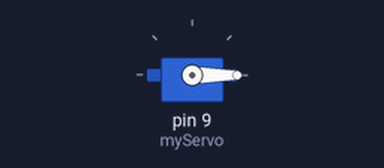
Simulated run of this sketch. Board: Arduino Uno, built with avr-gcc and run on an emulated ATmega328P. Shown: servo.

Above: at 0.55 s.
At 1.55 s:
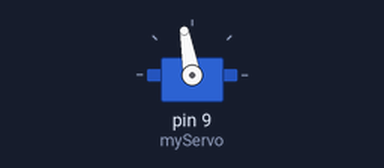
At 2.55 s:
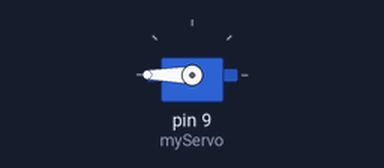
At 4.6 s:
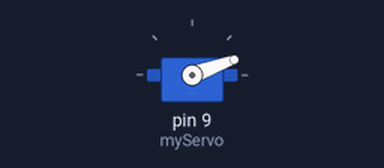
Timing chart, 0 to 6.7 s (numbered marks = the images above):
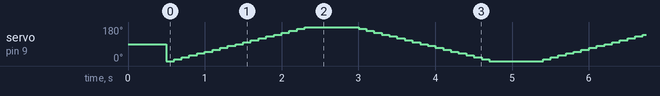

The sketch:

test_servo.ino
```cpp
#include <Servo.h>

Servo myServo;

void setup() {
  myServo.attach(9);
  myServo.write(90);
  delay(500);
}

void loop() {
  for (int angle = 0; angle <= 180; angle += 10) {
    myServo.write(angle);
    delay(100);
  }

  delay(500);

  for (int angle = 180; angle >= 0; angle -= 10) {
    myServo.write(angle);
    delay(100);
  }

  delay(500);
}
```
